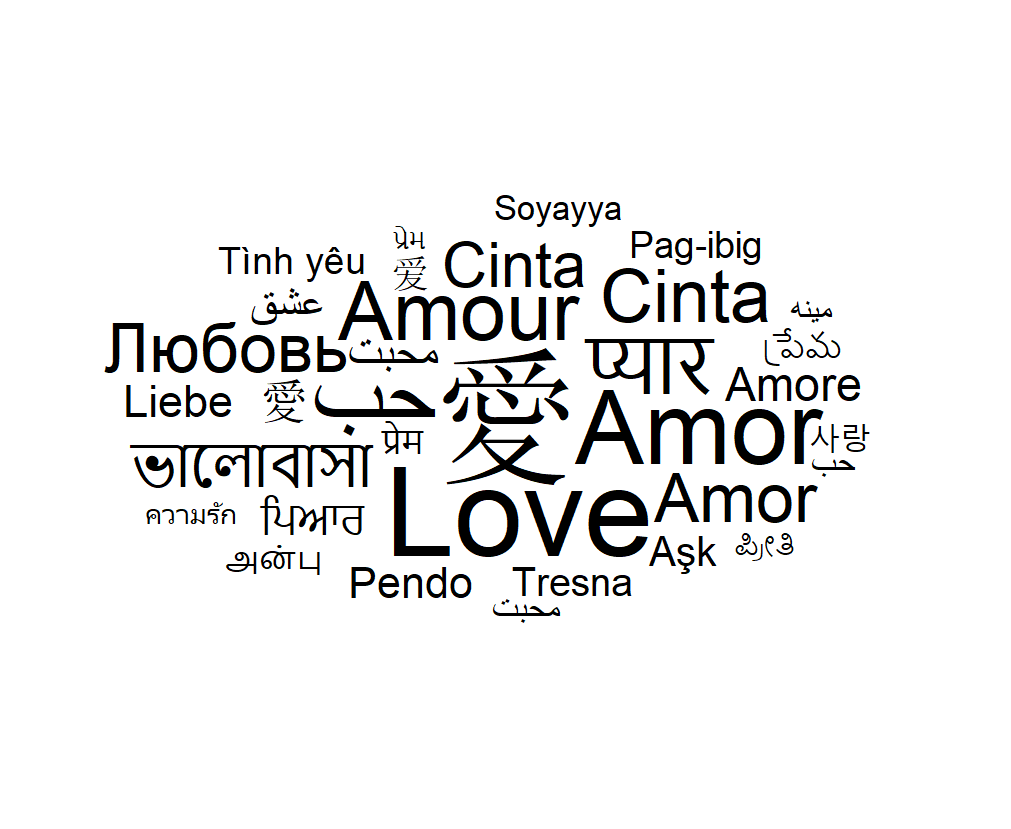

Recreate this plot in R.
install.packages("ggwordcloud")
library(ggwordcloud)
#> Loading required package: ggplot2
data("love_words_small")


ggplot(love_words_small, 
       aes(label = word, size = speakers)) +
  geom_text_wordcloud() +
  scale_size_area(max_size = 40) +
  theme_minimal()
